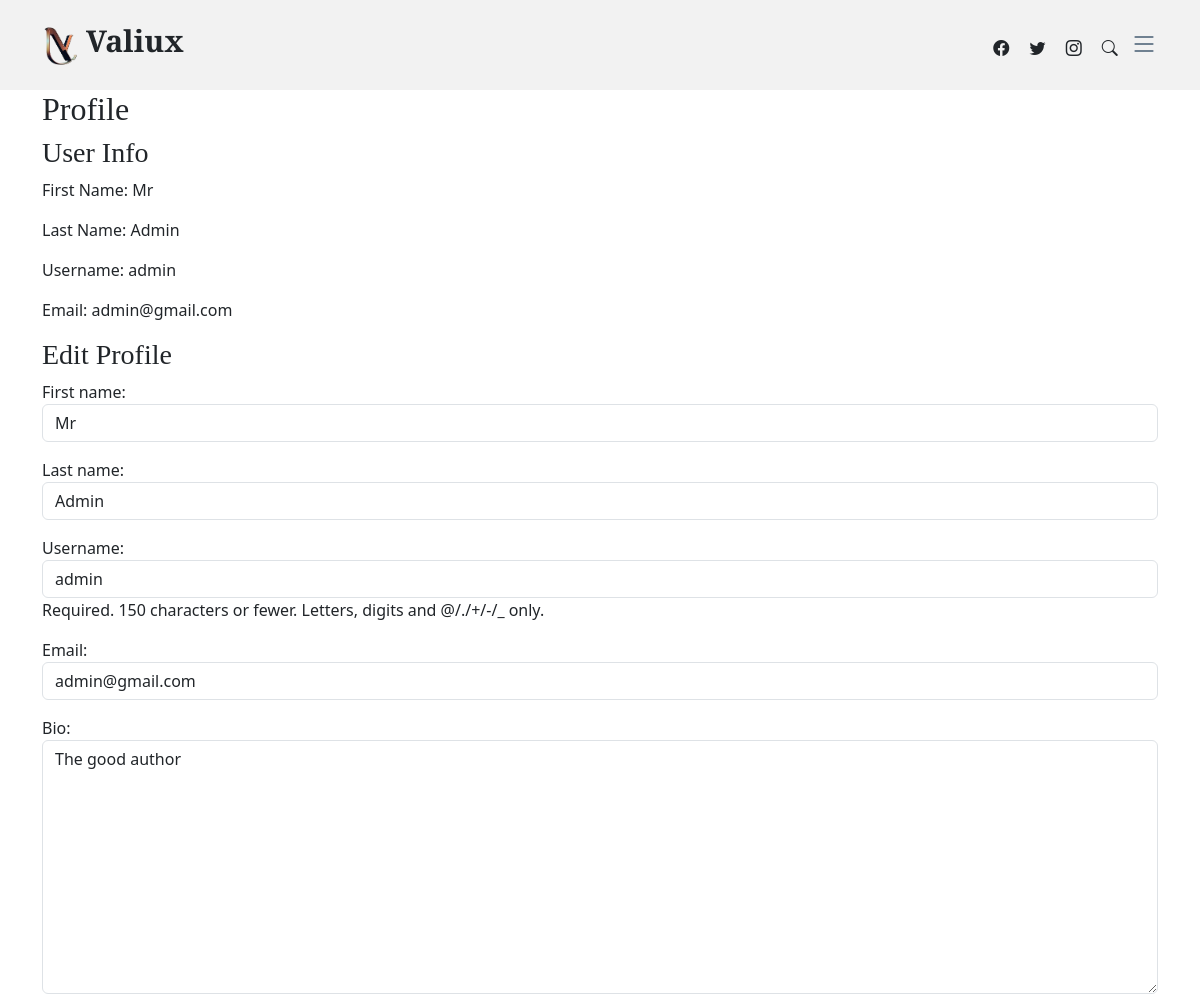
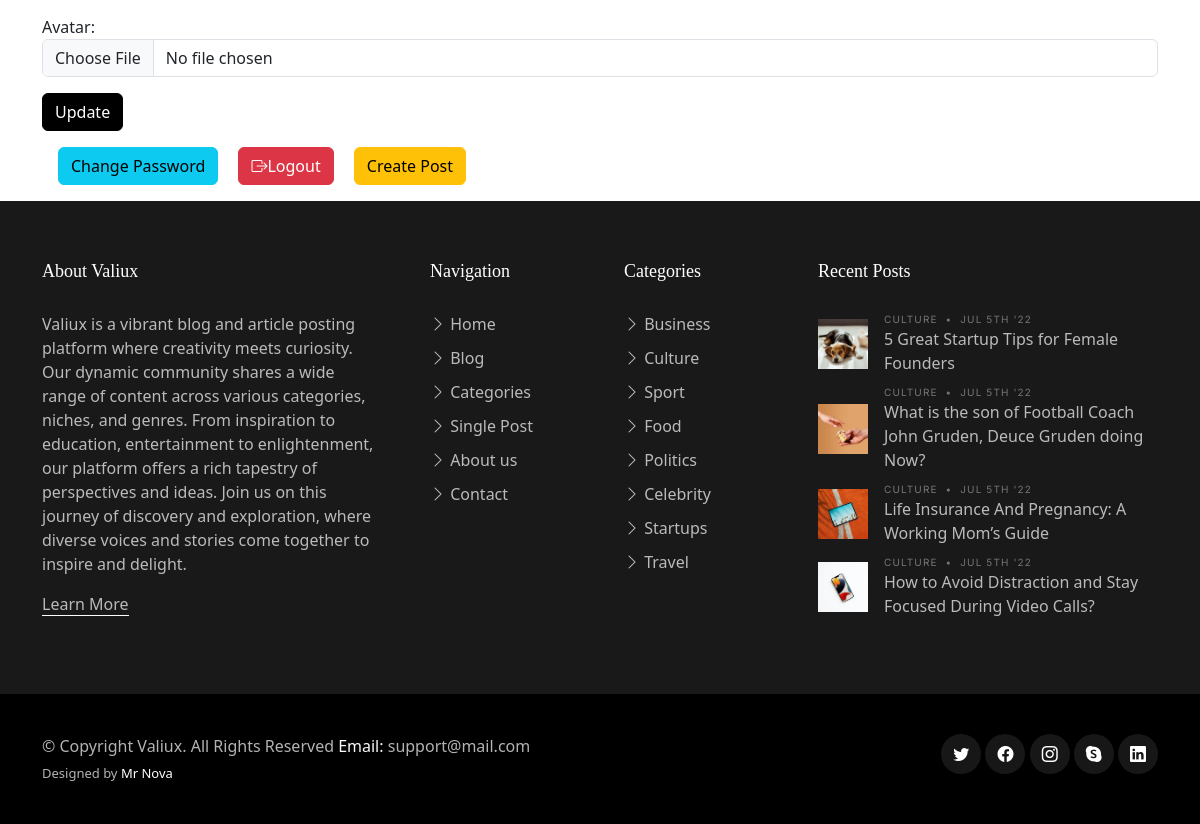
/accounts/profile/ (signed in), run on the app's committed database (2 pictures, top to bottom).
### core/models.py (models this page shows, shortened)
class SiteSettings(models.Model):
    site_name = models.CharField(max_length=100)
    site_description = models.TextField()
    favicon = models.ImageField(upload_to='Site_images/', null=True, blank=True)
    logo = models.ImageField(upload_to='Site_images/', null=True, blank=True)
    address = models.CharField(max_length=255, null=True)
    contact_email = models.EmailField()
    phone_number = models.CharField(max_length=20)
    meta_keywords = models.CharField(max_length=255, help_text="Comma-separated SEO keywords for the site")
    meta_description = models.CharField(max_length=255, help_text="Meta description for the site")
    meta_author = models.CharField(max_length=100, help_text="Author of the site content")
    og_title = models.CharField(max_length=255, help_text="Open Graph title for the site")
    og_description = models.CharField(max_length=255, help_text="Open Graph description for the site")
    og_image = models.ImageField(upload_to='meta_images/', blank=True, null=True, help_text="Open Graph image for the site")
    og_url = models.URLField(help_text="Open Graph URL for the site")

### accounts/models.py (models this page shows, shortened)
class Profile(models.Model):
    user = models.OneToOneField(User, on_delete=models.CASCADE)
    bio = models.TextField(blank=True, null=True)
    avatar = models.ImageField(default='default.jpg', upload_to='profile_images')
    phone = models.CharField(max_length=20, null=True)

### accounts/views.py (the view)
# urls.py: path('profile/', views.profile, name='profile'),
@login_required
def profile(request):
    if request.method == 'POST':
        u_form = UserUpdateForm(request.POST, instance=request.user)
        p_form = ProfileUpdateForm(request.POST, request.FILES, instance=request.user.profile)
        if u_form.is_valid() and p_form.is_valid():
            u_form.save()
            p_form.save()
            messages.success(request, 'Your profile has been updated!')
            return redirect('profile')
    else:
        u_form = UserUpdateForm(instance=request.user)
        p_form = ProfileUpdateForm(instance=request.user.profile)
    return render(request, 'accounts/profile.html', {
        'u_form': u_form,
        'p_form': p_form,
        })

### accounts/forms.py
class UserUpdateForm(forms.ModelForm):
    first_name = forms.CharField(max_length=30, widget=forms.TextInput(attrs={'class': 'form-control'}))
    last_name = forms.CharField(max_length=30, widget=forms.TextInput(attrs={'class': 'form-control'}))
    email = forms.EmailField(widget=forms.EmailInput(attrs={'class': 'form-control'}))
    class Meta:
        model = User
        fields = ['first_name', 'last_name', 'username', 'email']
    def __init__(self, *args, **kwargs):
        super().__init__(*args, **kwargs)
        self.fields['username'].widget.attrs.update({'class': 'form-control'})

class ProfileUpdateForm(forms.ModelForm):
    class Meta:
        model = Profile
        fields = ['bio', 'avatar']
        widgets = {
            'bio': forms.Textarea(attrs={'class': 'form-control'}),
            'avatar': forms.FileInput(attrs={'class': 'form-control'}),
        }

### content/templatetags/custom_filters.py (called while the page is built)
@register.filter(name='has_group')
def has_group(user, group_name):
    return user.groups.filter(name=group_name).exists()

### core/context_processors.py (called while the page is built)
def site_settings(request):
    settings = SiteSettings.objects.first()
    return {
        'static_pages': StaticPage.objects.all(),
        'settings': settings,
    }

### accounts/templates/accounts/profile.html (shortened to what this page needs)
{% extends 'accounts/base.html' %}
{% block content %}
{% load custom_filters %}
  <main id="main">
    <div class="container">
      <h2>Profile</h2>
      <div>
        <h3>User Info</h3>
        <p>First Name: {{ request.user.first_name }}</p>
        <p>Last Name: {{ request.user.last_name }}</p>
        <p>Username: {{ request.user.username }}</p>
        <p>Email: {{ request.user.email }}</p>
      </div>
      <div>
        <h3>Edit Profile</h3>
        <form method="post" enctype="multipart/form-data">
          {{ u_form.as_p }}
          {{ p_form.as_p }}
          <button type="submit" class="btn btn-primary">Update</button>
        </form>
        <a href="{% url 'password_change' %}" class="btn btn-info m-3">Change Password</a>
        <form method="post" action="{% url 'logout' %}" class="d-inline">
          <button type="submit" class="btn btn-danger"><i class="bi bi-box-arrow-right"></i>Logout</button>
        </form>
        {% if request.user.is_authenticated and request.user|has_group:"Author" %}
          <a href="{% url 'admin:content_content_add' %}" class="btn btn-warning bg-opacity-50 m-3">Create Post</a>
        {% endif %}
      </div>
    </div>
  </main>
{% endblock %}

### accounts/templates/accounts/base.html (shortened to what this page needs)
<!DOCTYPE html>
<html lang="en">
    {% load static %}
<head>
    <link href="{% static 'assets/vendor/bootstrap/css/bootstrap.min.css' %}" rel="stylesheet">
    <link href="{% static 'assets/vendor/bootstrap-icons/bootstrap-icons.css' %}" rel="stylesheet">
    <link href="{% static 'assets/vendor/swiper/swiper-bundle.min.css' %}" rel="stylesheet">
    <link href="{% static 'assets/vendor/glightbox/css/glightbox.min.css' %}" rel="stylesheet">
    <link href="{% static 'assets/vendor/aos/aos.css' %}" rel="stylesheet">
    <link href="{% static 'assets/css/variables.css' %}" rel="stylesheet">
    <link href="{% static 'assets/css/main.css' %}" rel="stylesheet">
</head>
<body>
  <header id="header" class="header d-flex align-items-center fixed-top">
    <div class="container-fluid container-xl d-flex align-items-center justify-content-between">
      <a href="{% url "index" %}" class="logo d-flex align-items-center">
        {% if settings.logo %}
            <img src="{{ settings.logo.url }}" alt="">
        {% else %}
            <img src="{% static 'assets/img/valiux.png' %}" alt="">
        {% endif %}
        <h1>{{ settings.site_name }}</h1>
      </a>
      <div class="position-relative">
        <a href="#" class="mx-2"><span class="bi-facebook"></span></a>
        <a href="#" class="mx-2"><span class="bi-twitter"></span></a>
        <a href="#" class="mx-2"><span class="bi-instagram"></span></a>
        <a href="#" class="mx-2 js-search-open"><span class="bi-search"></span></a>
        <i class="bi bi-list mobile-nav-toggle"></i>
      </div>
    </div>
  </header>
  {% block content %}
  {% endblock %}
  <footer id="footer" class="footer">
    <div class="footer-content">
      <div class="container">
        <div class="row g-5">
          <div class="col-lg-4">
            <h3 class="footer-heading">About {{ settings.site_name }}</h3>
            <p>{{ settings.site_description }}</p>
            <p><a href="{% url "about" %}" class="footer-link-more">Learn More</a></p>
          </div>
          <div class="col-6 col-lg-2">
            <h3 class="footer-heading">Navigation</h3>
            <ul class="footer-links list-unstyled">
              <li><a href="{% url "index" %}"><i class="bi bi-chevron-right"></i> Home</a></li>
              <li><a href="{% url "index" %}"><i class="bi bi-chevron-right"></i> Blog</a></li>
              <li><a href="{% url "content_list" %}"><i class="bi bi-chevron-right"></i> Categories</a></li>
              <li><a href="#"><i class="bi bi-chevron-right"></i> Single Post</a></li>
              <li><a href="{% url "about" %}"><i class="bi bi-chevron-right"></i> About us</a></li>
              <li><a href="{% url "contact" %}"><i class="bi bi-chevron-right"></i> Contact</a></li>
            </ul>
          </div>
          <div class="col-6 col-lg-2">
            <h3 class="footer-heading">Categories</h3>
            <ul class="footer-links list-unstyled">
              <li><a href="{% url "content_list" %}"><i class="bi bi-chevron-right"></i> Business</a></li>
              <li><a href="{% url "content_list" %}"><i class="bi bi-chevron-right"></i> Culture</a></li>
              <li><a href="{% url "content_list" %}"><i class="bi bi-chevron-right"></i> Sport</a></li>
              <li><a href="{% url "content_list" %}"><i class="bi bi-chevron-right"></i> Food</a></li>
              <li><a href="{% url "content_list" %}"><i class="bi bi-chevron-right"></i> Politics</a></li>
              <li><a href="{% url "content_list" %}"><i class="bi bi-chevron-right"></i> Celebrity</a></li>
              <li><a href="{% url "content_list" %}"><i class="bi bi-chevron-right"></i> Startups</a></li>
              <li><a href="{% url "content_list" %}"><i class="bi bi-chevron-right"></i> Travel</a></li>
            </ul>
          </div>
          <div class="col-lg-4">
            <h3 class="footer-heading">Recent Posts</h3>
            <ul class="footer-links footer-blog-entry list-unstyled">
              <li>
                <a href="single-post.html" class="d-flex align-items-center">
                  <img src="{% static 'assets/img/post-sq-1.jpg' %}" alt="" class="img-fluid me-3">
                  <div>
                    <div class="post-meta d-block"><span class="date">Culture</span> <span class="mx-1">&bullet;</span> <span>Jul 5th '22</span></div>
                    <span>5 Great Startup Tips for Female Founders</span>
                  </div>
                </a>
              </li>
              <li>
                <a href="single-post.html" class="d-flex align-items-center">
                  <img src="{% static 'assets/img/post-sq-2.jpg' %}" alt="" class="img-fluid me-3">
                  <div>
                    <div class="post-meta d-block"><span class="date">Culture</span> <span class="mx-1">&bullet;</span> <span>Jul 5th '22</span></div>
                    <span>What is the son of Football Coach John Gruden, Deuce Gruden doing Now?</span>
                  </div>
                </a>
              </li>
              <li>
                <a href="single-post.html" class="d-flex align-items-center">
                  <img src="{% static 'assets/img/post-sq-3.jpg' %}" alt="" class="img-fluid me-3">
                  <div>
                    <div class="post-meta d-block"><span class="date">Culture</span> <span class="mx-1">&bullet;</span> <span>Jul 5th '22</span></div>
                    <span>Life Insurance And Pregnancy: A Working Mom’s Guide</span>
                  </div>
                </a>
              </li>
              <li>
                <a href="single-post.html" class="d-flex align-items-center">
                  <img src="{% static 'assets/img/post-sq-4.jpg' %}" alt="" class="img-fluid me-3">
                  <div>
                    <div class="post-meta d-block"><span class="date">Culture</span> <span class="mx-1">&bullet;</span> <span>Jul 5th '22</span></div>
                    <span>How to Avoid Distraction and Stay Focused During Video Calls?</span>
                  </div>
                </a>
              </li>
            </ul>
          </div>
        </div>
      </div>
    </div>
    <div class="footer-legal">
      <div class="container">
        <div class="row justify-content-between">
          <div class="col-md-6 text-center text-md-start mb-3 mb-md-0">
            <div class="copyright">
              © Copyright <strong><span>{{ settings.site_name }}</span></strong>. All Rights Reserved <strong class="text-light">Email:</strong> {{ settings.contact_email }}
            </div>
            <div class="credits">
              Designed by <a href="#">Mr Nova</a>
            </div>
          </div>
          <div class="col-md-6">
            <div class="social-links mb-3 mb-lg-0 text-center text-md-end">
              <a href="#" class="twitter"><i class="bi bi-twitter"></i></a>
              <a href="#" class="facebook"><i class="bi bi-facebook"></i></a>
              <a href="#" class="instagram"><i class="bi bi-instagram"></i></a>
              <a href="#" class="google-plus"><i class="bi bi-skype"></i></a>
              <a href="#" class="linkedin"><i class="bi bi-linkedin"></i></a>
            </div>
          </div>
        </div>
      </div>
    </div>
  </footer>
</body>
</html>

### static/assets/css/variables.css (style rules this page uses)
:root { --font-default: 'EB Garamond', system-ui, -apple-system, "Segoe UI", Roboto, "Helvetica Neue", Arial, "Noto Sans", "Liberation Sans", sans-serif, "Apple Color Emoji", "Segoe UI Emoji", "Segoe UI Symbol", "Noto Color Emoji"; --font-primary: 'EB Garamond', serif; --font-secondary: 'Inter', sans-serif; --color-default: #212529; --color-default-rgb: 33, 37, 41; --color-links: #212529; --color-links-hover: #15171a; --color-primary: #212529; --color-primary-light: #26282c; --color-primary-dark: #0b0c0e; --color-primary-rgb: 33, 37, 41; --color-primary-light-rgb: 38, 40, 44; --color-primary-dark-rgb: 11, 12, 14; --color-secondary: #596d80; --color-secondary-light: #8498aa; --color-secondary-dark: #404f5c; --color-secondary-rgb: 89, 109, 128; --color-secondary-light-rgb: 132, 152, 170; --color-secondary-dark-rgb: 64, 79, 92; --color-blue: #0d6efd; --color-blue-rgb: 13, 110, 253; --color-indigo: #6610f2; --color-indigo-rgb: 102, 16, 242; --color-purple: #6f42c1; --color-purple-rgb: 111, 66, 193; --color-pink: #f3268c; --color-pink-rgb: 243, 38, 140; --color-red: #df1529; --color-red-rgb: 223, 21, 4; --color-orange: #fd7e14; --color-orange-rgb: 253, 126, 20; --color-yellow: #ffc107; --color-yellow-rgb: 255, 193, 7; --color-green: #059652; --color-green-rgb: 5, 150, 82; --color-teal: #20c997; --color-teal-rgb: 32, 201, 151; --color-cyan: #0dcaf0; --color-cyan-rgb: 13, 202, 240; --color-white: #ffffff; --color-white-rgb: 255, 255, 255; --color-gray: #6c757d; --color-gray-rgb: 108, 117, 125; --color-black: #000000; --color-black-rgb: 0, 0, 0; }
:root { --bs-blue: var(--color-blue); --bs-indigo: var(--color-indigo); --bs-purple: var(--color-purple); --bs-pink: var(--color-pink); --bs-red: var(--color-red); --bs-orange: var(--color-orange); --bs-yellow: var(--color-yellow); --bs-green: var(--color-green); --bs-teal: var(--color-teal); --bs-cyan: var(--color-cyan); --bs-white: var(--color-white); --bs-gray: var(--color-gray); --bs-gray-dark: #343a40; --bs-gray-100: #f8f9fa; --bs-gray-200: #e9ecef; --bs-gray-300: #dee2e6; --bs-gray-400: #ced4da; --bs-gray-500: #adb5bd; --bs-gray-600: #6c757d; --bs-gray-700: #495057; --bs-gray-800: #343a40; --bs-gray-900: #212529; --bs-primary: var(--color-blue); --bs-secondary: var(--color-blue); --bs-success: #198754; --bs-info: #0dcaf0; --bs-warning: #ffc107; --bs-danger: #dc3545; --bs-light: #f8f9fa; --bs-dark: #212529; --bs-primary-rgb: var(--color-primary-rgb); --bs-secondary-rgb: var(--color-secondary-rgb); --bs-success-rgb: 25, 135, 84; --bs-info-rgb: 13, 202, 240; --bs-warning-rgb: 255, 193, 7; --bs-danger-rgb: 220, 53, 69; --bs-light-rgb: 248, 249, 250; --bs-dark-rgb: 33, 37, 41; --bs-white-rgb: var(--color-white-rgb); --bs-black-rgb: var(--color-black-rgb); --bs-body-color-rgb: var(--color-default-rgb); --bs-body-bg-rgb: 255, 255, 255; --bs-font-sans-serif: var(--font-default); --bs-font-monospace: SFMono-Regular, Menlo, Monaco, Consolas, "Liberation Mono", "Courier New", monospace; --bs-gradient: linear-gradient(180deg, rgba(255, 255, 255, 0.15), rgba(255, 255, 255, 0)); --bs-body-font-family: var(--font-default); --bs-body-font-size: 1rem; --bs-body-font-weight: 400; --bs-body-line-height: 1.5; --bs-body-color: var(--color-default); --bs-body-bg: #fff; }

### data on the page
SiteSettings: logo (picture), site_name "Valiux", site_description "Valiux is a vibrant blog and article posting platform where creativity meets curiosity. Our dynamic community shares a wide range of content across various categories, niches, and genres. From inspiration to education, entertainment to enlightenment, our platform offers a rich tapestry of perspectives and ideas. Join us on this journey of discovery and exploration, where diverse voices and stories come together to inspire and delight.", contact_email "support@mail.com"
Profile: bio "The good author"

### other printed values
{{ request.user.first_name }} "Mr"
{{ request.user.last_name }} "Admin"
{{ request.user.username }} "admin"
{{ request.user.email }} "admin@gmail.com"
